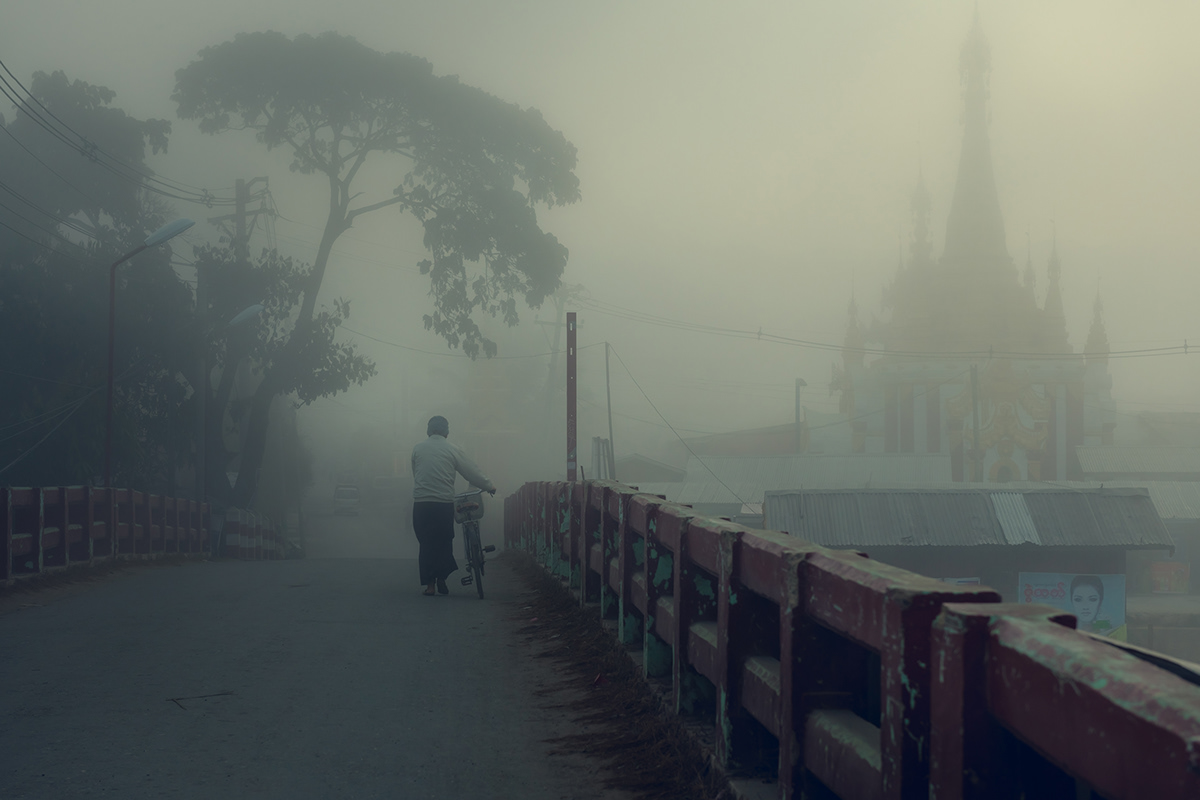
#> input picture filters-application/foggy.jpg, 1200 x 800 px; the run also reads 1 picture not shown here
$ python sobel.py   (older library calls are emulated)
#> lines starting #> are read from the running program, lines starting #| are printed output that depends on the picture
import cv2
import numpy as np

# -------------------------------------------------------------------------------

foggy = cv2.imread('foggy.jpg')
#> foggy is the input picture: shape (800, 1200, 3); mean B, G, R 103, 108.5, 102.4
night = cv2.imread('night.jpg')
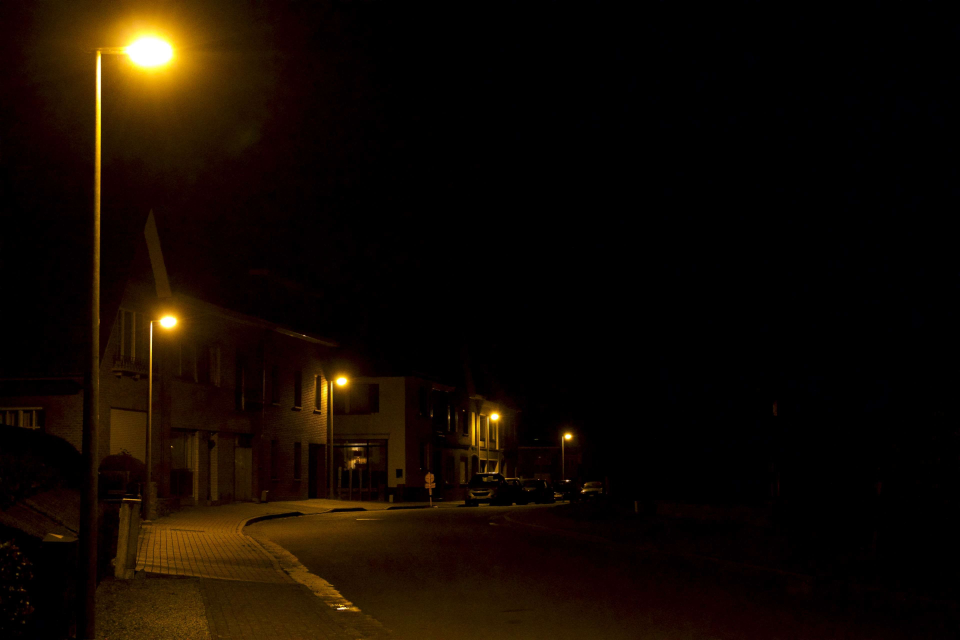
#> input picture filters-application/night.jpg, 3840 x 2560 px (shown at 1/4 size)
#> night is the input picture: shape (2560, 3840, 3); mean B, G, R 1.8, 9.7, 18.8
rainy = cv2.imread('rainy.jpg')

# -------------------------------------------------------------------------------

foggy = cv2.cvtColor(foggy, cv2.COLOR_BGR2GRAY)
#> foggy: shape (800, 1200)
sobelX = cv2.Sobel(foggy, cv2.CV_64F, 1, 0)
sobelY = cv2.Sobel(foggy, cv2.CV_64F, 0, 1)
sobelX = np.uint8(np.absolute(sobelX))
sobelY = np.uint8(np.absolute(sobelY))
sobel = cv2.bitwise_or(sobelX, sobelY)
resultado_foggy = np.vstack([
np.hstack([foggy, sobelX]),
np.hstack([sobelY, sobel])
])

proportion2 = 900.0 / resultado_foggy.shape[1]
#> proportion2 = 0.375
new_size2 = (900, int(resultado_foggy.shape[0] * proportion2))
#> new_size2 = (900, 600)
resultado_foggy = cv2.resize(resultado_foggy, new_size2, interpolation = cv2.INTER_AREA)
#> resultado_foggy: shape (600, 900)

cv2.imshow("Sobel", resultado_foggy)
cv2.waitKey(0)

# -------------------------------------------------------------------------------

night = cv2.cvtColor(night, cv2.COLOR_BGR2GRAY)
#> night: shape (2560, 3840)
sobelX = cv2.Sobel(night, cv2.CV_64F, 1, 0)
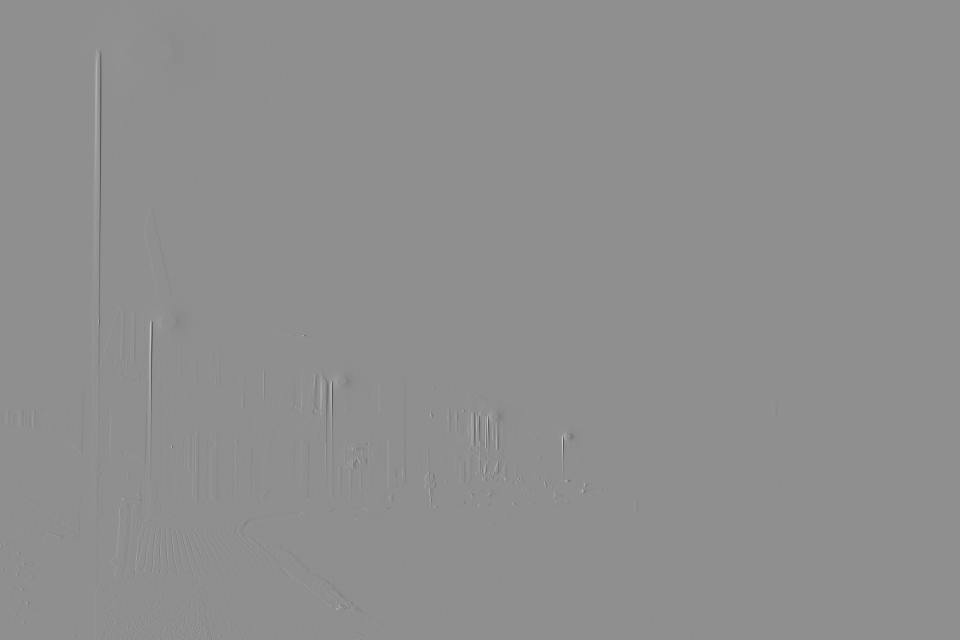
#> sobelX: shape (2560, 3840) float64 (shown at 1/4 size); min -813, max 636, mean 0; drawn with min black and max white
sobelY = cv2.Sobel(night, cv2.CV_64F, 0, 1)
#> sobelY: shape (2560, 3840) float64
sobelX = np.uint8(np.absolute(sobelX))
sobelY = np.uint8(np.absolute(sobelY))
sobel = cv2.bitwise_or(sobelX, sobelY)
#> sobel: shape (2560, 3840)
resultado_night = np.vstack([
np.hstack([night, sobelX]),
np.hstack([sobelY, sobel])
])

proportion2 = 900.0 / resultado_night.shape[1]
#> proportion2 = 0.117
new_size2 = (900, int(resultado_night.shape[0] * proportion2))
resultado_night = cv2.resize(resultado_night, new_size2, interpolation = cv2.INTER_AREA)
#> resultado_night: shape (600, 900)

cv2.imshow("Sobel", resultado_night)
cv2.waitKey(0)

# -------------------------------------------------------------------------------

rainy = cv2.cvtColor(rainy, cv2.COLOR_BGR2GRAY)
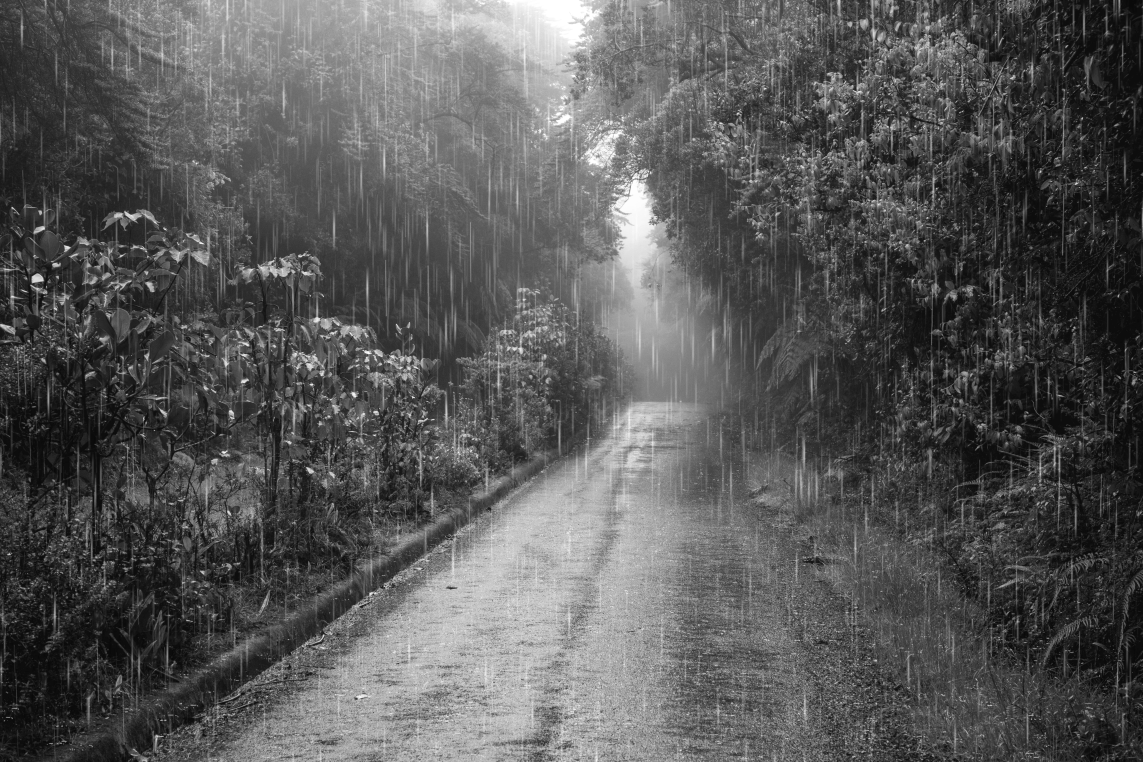
#> rainy: shape (5333, 7999) (shown at 1/7 size); min 1, max 255, mean 87.8
sobelX = cv2.Sobel(rainy, cv2.CV_64F, 1, 0)
#> sobelX: shape (5333, 7999) float64
sobelY = cv2.Sobel(rainy, cv2.CV_64F, 0, 1)
#> sobelY: shape (5333, 7999) float64
sobelX = np.uint8(np.absolute(sobelX))
sobelY = np.uint8(np.absolute(sobelY))
sobel = cv2.bitwise_or(sobelX, sobelY)
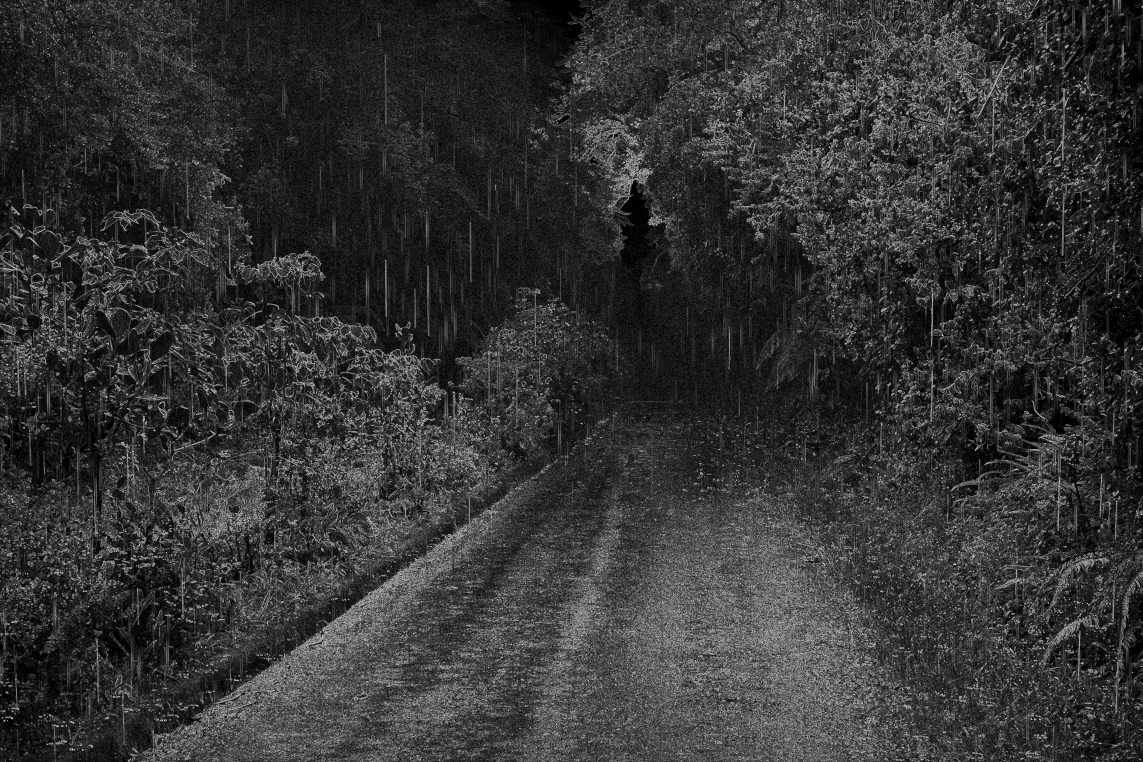
#> sobel: shape (5333, 7999) (shown at 1/7 size); min 0, max 255, mean 52.4
resultado_rainy = np.vstack([
np.hstack([rainy, sobelX]),
np.hstack([sobelY, sobel])
])

proportion2 = 900.0 / resultado_rainy.shape[1]
#> proportion2 = 0.0563
new_size2 = (900, int(resultado_rainy.shape[0] * proportion2))
resultado_rainy = cv2.resize(resultado_rainy, new_size2, interpolation = cv2.INTER_AREA)
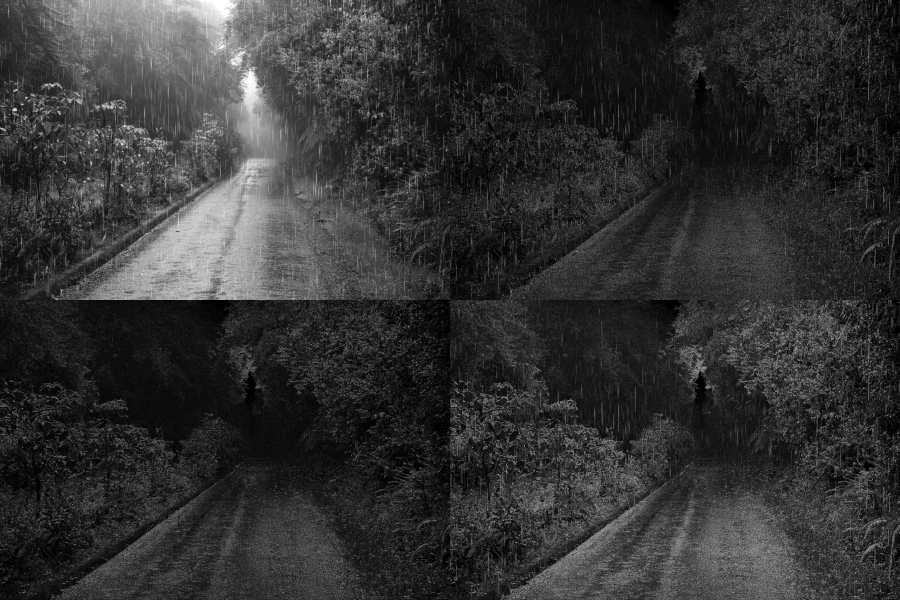
#> resultado_rainy: shape (600, 900); min 0, max 255, mean 50.8

cv2.imshow("Sobel", resultado_rainy)
cv2.waitKey(0)
